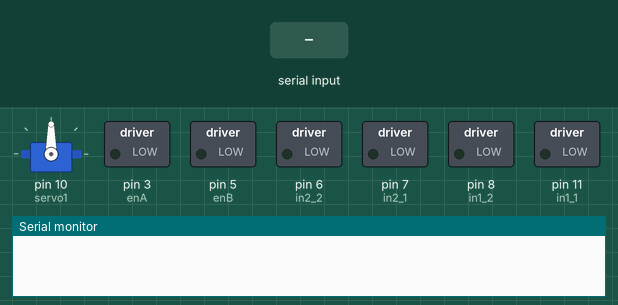
Recording of a sketch running on a simulated Arduino Uno, built with avr-gcc and run on an emulated ATmega328P. Shown: servo, switched loads named in the sketch (green lamp = pin HIGH), the last lines printed to the serial monitor. The inputs (shaded band) are chosen by the test bench.

Above: at 1.2 s.
1.3 s: "w" received over Serial
At 1.8 s:
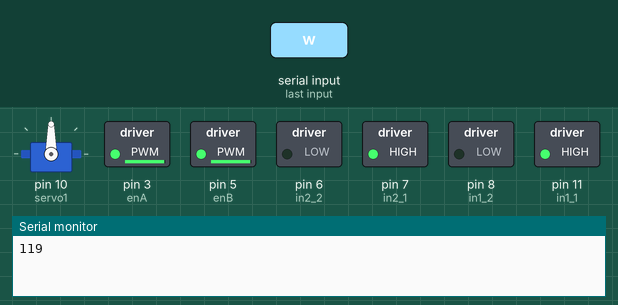
2.8 s: "s" received over Serial
At 4.0 s:
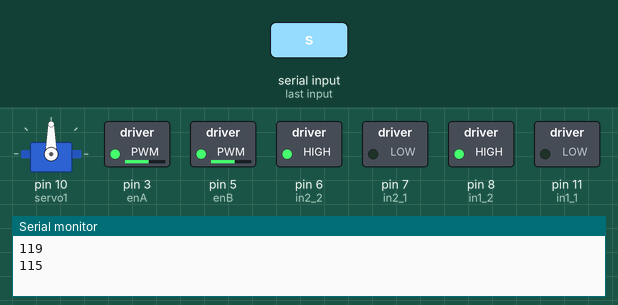
4.3 s: "a" received over Serial
At 5.2 s:
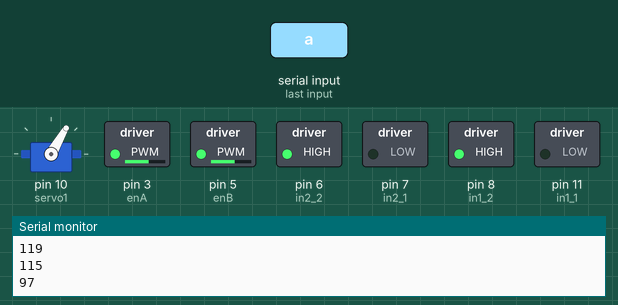
5.8 s: "d" received over Serial
At 6.4 s:
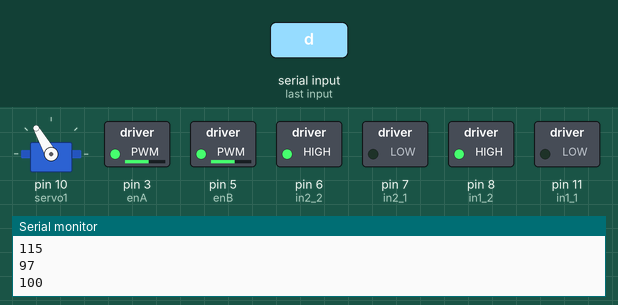
7.3 s: "c" received over Serial
At 8.5 s:
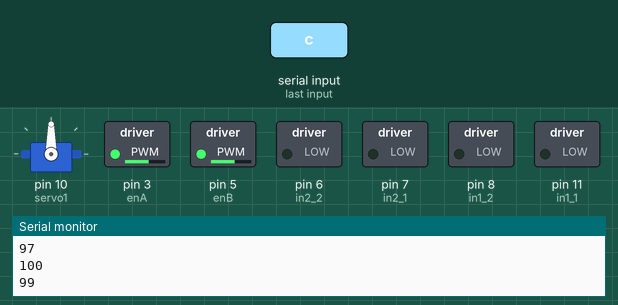
8.8 s: "a" received over Serial
At 9.9 s:
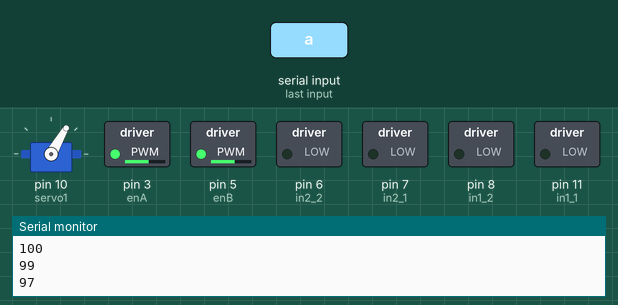
Timing chart, 0 to 11.3 s (numbered marks = the images above; inputs shaded):
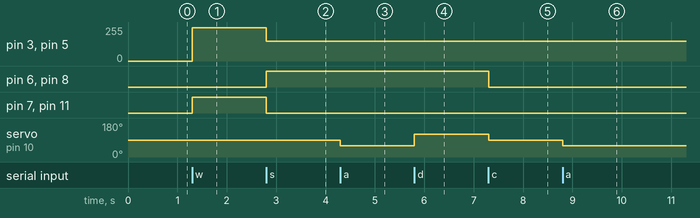

The sketch:

test_pi_comm.ino
```cpp
#include <Servo.h>

//Motor 1
int enA = 3;
int in1_1 = 11;
int in1_2 = 8;

//Motor 2
int enB = 5;
int in2_1 = 7;
int in2_2 = 6;

//Servo
Servo servo1;

void setup() {

  Serial.begin(9600);

  pinMode(enA, OUTPUT);
  pinMode(enB, OUTPUT);
  pinMode(in1_1, OUTPUT);
  pinMode(in1_2, OUTPUT);
  pinMode(in2_1, OUTPUT);
  pinMode(in2_2, OUTPUT);

  servo1.attach(10);
  servo1.write(90);
}

void loop() {

  while (!Serial.available()){}
  byte nr = Serial.read();
  nr = char(nr);
  Serial.println(nr, DEC);

  switch(nr){
  case 'w':
    digitalWrite(in1_1, HIGH);
    digitalWrite(in1_2, LOW);
    digitalWrite(in2_1, HIGH);
    digitalWrite(in2_2, LOW);

    analogWrite(enA, 250);
    analogWrite(enB, 250);
    break;

  case 's':
    digitalWrite(in1_1, LOW);
    digitalWrite(in1_2, HIGH);
    digitalWrite(in2_1, LOW);
    digitalWrite(in2_2, HIGH);

    analogWrite(enA, 150);
    analogWrite(enB, 150);
    break;

  case 'a':
    servo1.write(60);
    break;

  case 'd':
    servo1.write(120);
    break;

  case 'c':
    digitalWrite(in1_1, LOW);
    digitalWrite(in1_2, LOW);
    digitalWrite(in2_1, LOW);
    digitalWrite(in2_2, LOW);

    servo1.write(90);

    break;
  }
}
```

Measured:
- after the input at 1.3 s, pin 3 (enA), pin 5 (enB): 0/255 → 250/255 at once; pin 7 (in2_1), pin 11 (in1_1): LOW → HIGH at once
- after the input at 2.8 s, pin 3 (enA), pin 5 (enB): 250/255 → 150/255 at once; pin 6 (in2_2), pin 8 (in1_2): LOW → HIGH at once; pin 7 (in2_1), pin 11 (in1_1): HIGH → LOW at once
- after the input at 4.3 s, servo on pin 10 (servo1): 90° → 60° at once
- after the input at 5.8 s, servo on pin 10 (servo1): 60° → 120° at once
- after the input at 7.3 s, pin 6 (in2_2), pin 8 (in1_2): HIGH → LOW at once; servo on pin 10 (servo1): 120° → 90° at once
- after the input at 8.8 s, servo on pin 10 (servo1): 90° → 60° at once
